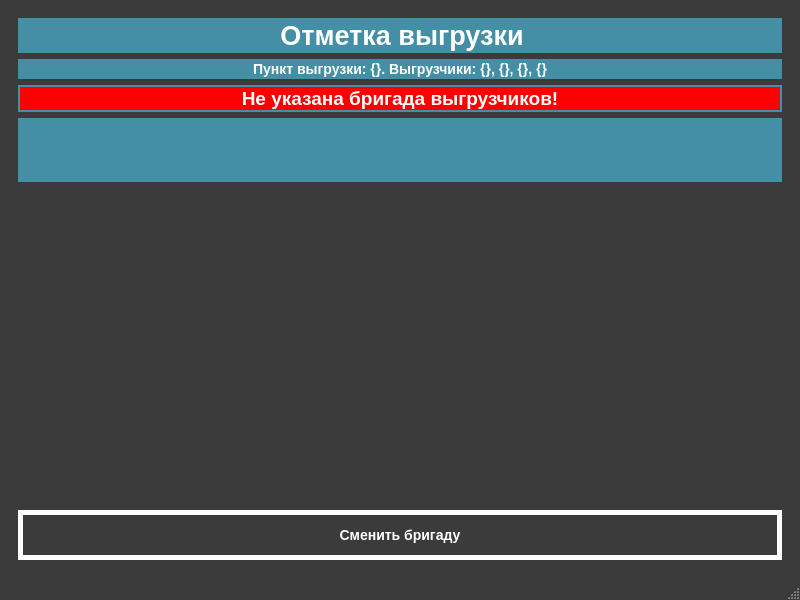
<?xml version="1.0" encoding="UTF-8"?>
<ui version="4.0">
 <class>MainWindow</class>
 <widget class="QMainWindow" name="MainWindow">
  <property name="windowModality">
   <enum>Qt::NonModal</enum>
  </property>
  <property name="geometry">
   <rect>
    <x>0</x>
    <y>0</y>
    <width>800</width>
    <height>600</height>
   </rect>
  </property>
  <property name="windowTitle">
   <string>Пункт выгрузки</string>
  </property>
  <property name="windowIcon">
   <iconset>
    <normaloff>../res/if_upload_white.png</normaloff>../res/if_upload_white.png</iconset>
  </property>
  <property name="styleSheet">
   <string notr="true">QMainWindow{
	background-color:#3a3b3a;
	color:#ffffff;
	border-color:#ffffff;
}
QTableView{
	background-color:#ffffff;
	alternate-background-color:#e2e2e2;
	color:#3a3b3a;
	border-style:solid;
	border-color:#ffffff;
	border-width:0px;
	selection-color:#ffffff;
	selection-background-color:#54b0cb;
}
QHeaderView::section{
    background-color:#448fa6;
	color:#ffffff;
	font:bold;
	height:40px;
	border: #ffffff;
	border-style:solid;
	border-width:0px;
}
QComboBox{
	background-color:#ffffff;
	border-style:solid;
	border-width:2px;
	border-color:#ffffff;
	color:#3a3b3a;
	width:50px;
	height:30px;
	font:bold;
	padding-left:5px
}
QComboBox QAbstractItemView {
	background-color:#ffffff;
	color:#3a3b3a;
    border: 2px solid #ffffff;
	padding-left:2px;
	padding-right:2px;
	padding-top:2px;
	padding-bottom:2px
}
QComboBox::drop-down {
   width: 24px;
   border: 2px;
}
QComboBox::down-arrow {
    image: url(&quot;./res/if_chevron-left.png&quot;);
    width: 16px;
    height: 16px;
}
QComboBox::down-arrow::hover {
    image: url(&quot;./res/if_chevron-down.png&quot;);
    width: 16px;
    height: 16px;
}
QDateEdit{
	background-color:#ffffff;
	border-style:solid;
	border-width:2px;
	border-color:#ffffff;
	color:#3a3b3a;
	width:150px;
	height:30px;
	font:bold;
	padding-left:5px
}
QDateEdit QAbstractItemView {
	background-color:#ffffff;
	color:#3a3b3a;;
}
QDateEdit::drop-down {
   width: 24px;
   border: 2px;
}
QDateEdit::down-arrow {
    image: url(&quot;./res/if_chevron-left.png&quot;);
    width: 16px;
    height: 16px;
}
QDateEdit::down-arrow::hover {
    image: url(&quot;./res/if_chevron-down.png&quot;);
    width: 16px;
    height: 16px;
}
QMenuBar{
	background-color:#3a3b3a;
	color:#ffffff;
	selection-color:#54b0cb;
	font:bold
}
QMenuBar::item::selected{
	background-color:#54b0cb;
	color:#ffffff;
	font:bold;
	padding-left:2px
}
QToolBar{
	background-color:#3a3b3a;
	color:#ffffff;
}
QMenu {
	background-color:#3a3b3a;
	color:#ffffff;
	font:bold;
	padding-left:2px;
}
QMenu::hover {
    background-color: #448fa6;
    color:#3a3b3a;
	font:bold
}
QMenu::item {
    background-color:#3a3b3a;
	color:#ffffff;
}
QMenu::item::selected{
	background-color:#54b0cb;
	color:#ffffff;
	padding-left:10px;
}
QTabWidget{
	background-color:#3a3b3a;
	color:#ffffff;
	border-color:#ffffff;
}
QTabBar::tab:right:selected{
    background-color:#448fa6;
	color:#ffffff;
	font:bold;
	height:60px;
	width: 30px;
	border: #448fa6;
	border-style:solid;
	border-width:2px;
}
QTabBar::tab:right:!selected{
    background-color:#3a3b3a;
	color:#ffffff;
	font:bold;
	height:60px;
	width: 30px;
	border: #448fa6;
	border-style:solid;
	border-width:2px;
}
QLabel{
	background-color:#448fa6;
	color:#ffffff;
	height:60px;
	width: 30px;
	border: #448fa6;
	border-style:solid;
	border-width:2px;
	font:14px;
	font-weight: bold
}
QGroupBox{
	background-color:#448fa6;
	color:#ffffff;
	height:60px;
	width: 30px;
	border: #448fa6;
	border-style:solid;
	border-width:2px;
}
QPushButton{
	background-color:#3a3b3a;
	color:#ffffff;
	height:80px;
	width: 60px;
	border: #ffffff;
	border-style:solid;
	border-width:5px;
	font:14px;
	font-weight: bold
}
QPushButton::pressed{
	background-color:#ffffff;
	color:#3a3b3a;
	border:2px solid #3a3b3a;
}
QPushButton::hover{
	color:#448fa6;
	border:2px solid #448fa6;
}</string>
  </property>
  <widget class="QWidget" name="centralwidget">
   <layout class="QHBoxLayout" name="horizontalLayout">
    <item>
     <widget class="QStackedWidget" name="stackedWidget">
      <property name="currentIndex">
       <number>0</number>
      </property>
      <widget class="QWidget" name="inputPage">
       <layout class="QVBoxLayout" name="verticalLayout_5">
        <item>
         <widget class="QLabel" name="headerLabel">
          <property name="text">
           <string>&lt;html&gt;&lt;head/&gt;&lt;body&gt;&lt;p align=&quot;center&quot;&gt;&lt;span style=&quot; font-size:20pt; font-weight:600; color:#ffffff;&quot;&gt;Отметка выгрузки&lt;/span&gt;&lt;/p&gt;&lt;/body&gt;&lt;/html&gt;</string>
          </property>
         </widget>
        </item>
        <item>
         <widget class="QLabel" name="unloaderLabel">
          <property name="text">
           <string>&lt;p&gt;Пункт выгрузки: &lt;strong&gt;{}.&amp;nbsp;&lt;/strong&gt;Выгрузчики: &lt;strong&gt;{}, {}, {}, {}&lt;/strong&gt;&lt;/p&gt;</string>
          </property>
          <property name="alignment">
           <set>Qt::AlignCenter</set>
          </property>
         </widget>
        </item>
        <item>
         <widget class="QLabel" name="noUnloaderLabel">
          <property name="styleSheet">
           <string notr="true">QLabel{
	background-color:rgb(255, 0, 0);
	color:#ffffff;
	height:60px;
	width: 30px;
	border: #448fa6;
	border-style:solid;
	border-width:2px;
	font:14px;
	font-weight: bold
}</string>
          </property>
          <property name="text">
           <string>&lt;html&gt;&lt;head/&gt;&lt;body&gt;&lt;p align=&quot;center&quot;&gt;&lt;span style=&quot; font-size:14pt; color:#ffffff;&quot;&gt;Не указана бригада выгрузчиков!&lt;/span&gt;&lt;/p&gt;&lt;/body&gt;&lt;/html&gt;</string>
          </property>
          <property name="alignment">
           <set>Qt::AlignCenter</set>
          </property>
         </widget>
        </item>
        <item>
         <widget class="QGroupBox" name="groupBox">
          <property name="title">
           <string/>
          </property>
         </widget>
        </item>
        <item>
         <spacer name="verticalSpacer_4">
          <property name="orientation">
           <enum>Qt::Vertical</enum>
          </property>
          <property name="sizeHint" stdset="0">
           <size>
            <width>20</width>
            <height>40</height>
           </size>
          </property>
         </spacer>
        </item>
        <item>
         <widget class="QPushButton" name="changeUnloader">
          <property name="styleSheet">
           <string notr="true">QPushButton{
	background-color:#3a3b3a;
	color:#ffffff;
	height:40px;
	width:40px;
	border: #ffffff;
	border-style:solid;
	border-width:5px;
	font:14px;
	font-weight: bold
}
QPushButton::pressed{
	background-color:#ffffff;
	color:#3a3b3a;
	border:2px solid #3a3b3a;
}
QPushButton::hover{
	color:#448fa6;
	border:2px solid #448fa6;
}</string>
          </property>
          <property name="text">
           <string>Сменить бригаду</string>
          </property>
          <property name="icon">
           <iconset>
            <normaloff>../res/if_users_white.png</normaloff>../res/if_users_white.png</iconset>
          </property>
         </widget>
        </item>
       </layout>
      </widget>
      <widget class="QWidget" name="successPage">
       <layout class="QVBoxLayout" name="verticalLayout_2">
        <item>
         <widget class="QLabel" name="successHeaderLabel">
          <property name="text">
           <string>&lt;html&gt;&lt;head/&gt;&lt;body&gt;&lt;p align=&quot;center&quot;&gt;&lt;span style=&quot; font-size:20pt; font-weight:600;&quot;&gt;Выгрузка отмечена!&lt;/span&gt;&lt;/p&gt;&lt;/body&gt;&lt;/html&gt;</string>
          </property>
         </widget>
        </item>
        <item>
         <widget class="QLabel" name="successMiddleLabel">
          <property name="styleSheet">
           <string notr="true">QLabel{
	background-color:rgb(35, 35, 35);
	color:rgb(255, 255, 255);
	font-weight:bold
}</string>
          </property>
          <property name="text">
           <string>&lt;html&gt;&lt;head/&gt;&lt;body&gt;&lt;p align=&quot;center&quot;&gt;&lt;span style=&quot; font-size:14pt;&quot;&gt;Время выгрузки:&lt;/span&gt;&lt;/p&gt;&lt;p align=&quot;center&quot;&gt;&lt;span style=&quot; font-size:18pt;&quot;&gt;{}&lt;/span&gt;&lt;/p&gt;&lt;/body&gt;&lt;/html&gt;</string>
          </property>
         </widget>
        </item>
        <item>
         <spacer name="verticalSpacer">
          <property name="orientation">
           <enum>Qt::Vertical</enum>
          </property>
          <property name="sizeHint" stdset="0">
           <size>
            <width>20</width>
            <height>40</height>
           </size>
          </property>
         </spacer>
        </item>
       </layout>
      </widget>
      <widget class="QWidget" name="errorPage">
       <layout class="QVBoxLayout" name="verticalLayout_3">
        <item>
         <widget class="QLabel" name="errorHeaderLabel">
          <property name="styleSheet">
           <string notr="true">QLabel{
	background-color:rgb(255, 0, 0);
	color:rgb(255, 255, 255);
	font-weight:bold
}</string>
          </property>
          <property name="text">
           <string>&lt;html&gt;&lt;head/&gt;&lt;body&gt;&lt;p align=&quot;center&quot;&gt;&lt;span style=&quot; font-size:20pt;&quot;&gt;Карта не зарегистрирована!&lt;/span&gt;&lt;/p&gt;&lt;/body&gt;&lt;/html&gt;</string>
          </property>
         </widget>
        </item>
        <item>
         <widget class="QLabel" name="errorMiddleLabel">
          <property name="styleSheet">
           <string notr="true">QLabel{
	background-color:rgb(35, 35, 35);
	color:rgb(255, 255, 255);
	font-weight:bold
}</string>
          </property>
          <property name="text">
           <string>&lt;html&gt;&lt;head/&gt;&lt;body&gt;&lt;p align=&quot;center&quot;&gt;&lt;span style=&quot; font-size:14pt;&quot;&gt;Номер предъявленной карты не зарегистрирован в системе приемки. &lt;/span&gt;&lt;/p&gt;&lt;p align=&quot;center&quot;&gt;&lt;span style=&quot; font-size:14pt;&quot;&gt;Обратитесь к оператору на бракплощадке.&lt;/span&gt;&lt;/p&gt;&lt;/body&gt;&lt;/html&gt;</string>
          </property>
         </widget>
        </item>
        <item>
         <spacer name="verticalSpacer_2">
          <property name="orientation">
           <enum>Qt::Vertical</enum>
          </property>
          <property name="sizeHint" stdset="0">
           <size>
            <width>20</width>
            <height>40</height>
           </size>
          </property>
         </spacer>
        </item>
       </layout>
      </widget>
      <widget class="QWidget" name="errorPage2">
       <layout class="QVBoxLayout" name="verticalLayout_4">
        <item>
         <widget class="QLabel" name="errorHeaderLabel2">
          <property name="styleSheet">
           <string notr="true">QLabel{
	background-color:rgb(255, 0, 0);
	color:rgb(255, 255, 255);
	font-weight:bold
}</string>
          </property>
          <property name="text">
           <string>&lt;html&gt;&lt;head/&gt;&lt;body&gt;&lt;p align=&quot;center&quot;&gt;&lt;span style=&quot; font-size:20pt;&quot;&gt;Нет массы брутто!&lt;/span&gt;&lt;/p&gt;&lt;/body&gt;&lt;/html&gt;</string>
          </property>
         </widget>
        </item>
        <item>
         <widget class="QLabel" name="errorMiddleLabel2">
          <property name="styleSheet">
           <string notr="true">QLabel{
	background-color:rgb(35, 35, 35);
	color:rgb(255, 255, 255);
	font-weight:bold
}</string>
          </property>
          <property name="text">
           <string>&lt;html&gt;&lt;head/&gt;&lt;body&gt;&lt;p align=&quot;center&quot;&gt;&lt;span style=&quot; font-size:14pt;&quot;&gt;Вернитесь на автомобильные весы для взвешивания массы брутто!&lt;/span&gt;&lt;/p&gt;&lt;/body&gt;&lt;/html&gt;</string>
          </property>
         </widget>
        </item>
        <item>
         <spacer name="verticalSpacer_3">
          <property name="orientation">
           <enum>Qt::Vertical</enum>
          </property>
          <property name="sizeHint" stdset="0">
           <size>
            <width>20</width>
            <height>40</height>
           </size>
          </property>
         </spacer>
        </item>
       </layout>
      </widget>
      <widget class="QWidget" name="page">
       <layout class="QVBoxLayout" name="verticalLayout">
        <item>
         <widget class="QLabel" name="headerLabel_2">
          <property name="text">
           <string>&lt;html&gt;&lt;head/&gt;&lt;body&gt;&lt;p align=&quot;center&quot;&gt;&lt;span style=&quot; font-size:20pt; font-weight:600;&quot;&gt;Выбор бригады выгрузчиков&lt;/span&gt;&lt;/p&gt;&lt;/body&gt;&lt;/html&gt;</string>
          </property>
         </widget>
        </item>
        <item>
         <widget class="QLabel" name="errorMiddleLabel2_2">
          <property name="styleSheet">
           <string notr="true">QLabel{
	background-color:rgb(35, 35, 35);
	color:rgb(255, 255, 255);
	font-weight:bold
}</string>
          </property>
          <property name="text">
           <string>&lt;html&gt;&lt;head/&gt;&lt;body&gt;&lt;p align=&quot;center&quot;&gt;&lt;span style=&quot; font-size:14pt;&quot;&gt;Приложите карту к считывателю&lt;/span&gt;&lt;/p&gt;&lt;/body&gt;&lt;/html&gt;</string>
          </property>
         </widget>
        </item>
        <item>
         <widget class="QLineEdit" name="lineEdit">
          <property name="echoMode">
           <enum>QLineEdit::Password</enum>
          </property>
          <property name="alignment">
           <set>Qt::AlignCenter</set>
          </property>
         </widget>
        </item>
        <item>
         <widget class="QLabel" name="headerLabel_3">
          <property name="text">
           <string>&lt;html&gt;&lt;head/&gt;&lt;body&gt;&lt;p align=&quot;center&quot;&gt;&lt;span style=&quot; font-size:14pt;&quot;&gt;***&lt;/span&gt;&lt;/p&gt;&lt;/body&gt;&lt;/html&gt;</string>
          </property>
         </widget>
        </item>
       </layout>
      </widget>
     </widget>
    </item>
   </layout>
  </widget>
  <widget class="QMenuBar" name="menubar">
   <property name="geometry">
    <rect>
     <x>0</x>
     <y>0</y>
     <width>800</width>
     <height>30</height>
    </rect>
   </property>
  </widget>
  <widget class="QStatusBar" name="statusbar"/>
  <action name="changeUnloaders">
   <property name="icon">
    <iconset>
     <normaloff>../res/if_users.png</normaloff>../res/if_users.png</iconset>
   </property>
   <property name="text">
    <string>Сменить бригаду выгрузчиков</string>
   </property>
   <property name="toolTip">
    <string>Сменить бригаду выгрузчиков</string>
   </property>
   <property name="shortcut">
    <string>Ctrl+U</string>
   </property>
  </action>
 </widget>
 <resources/>
 <connections/>
</ui>
